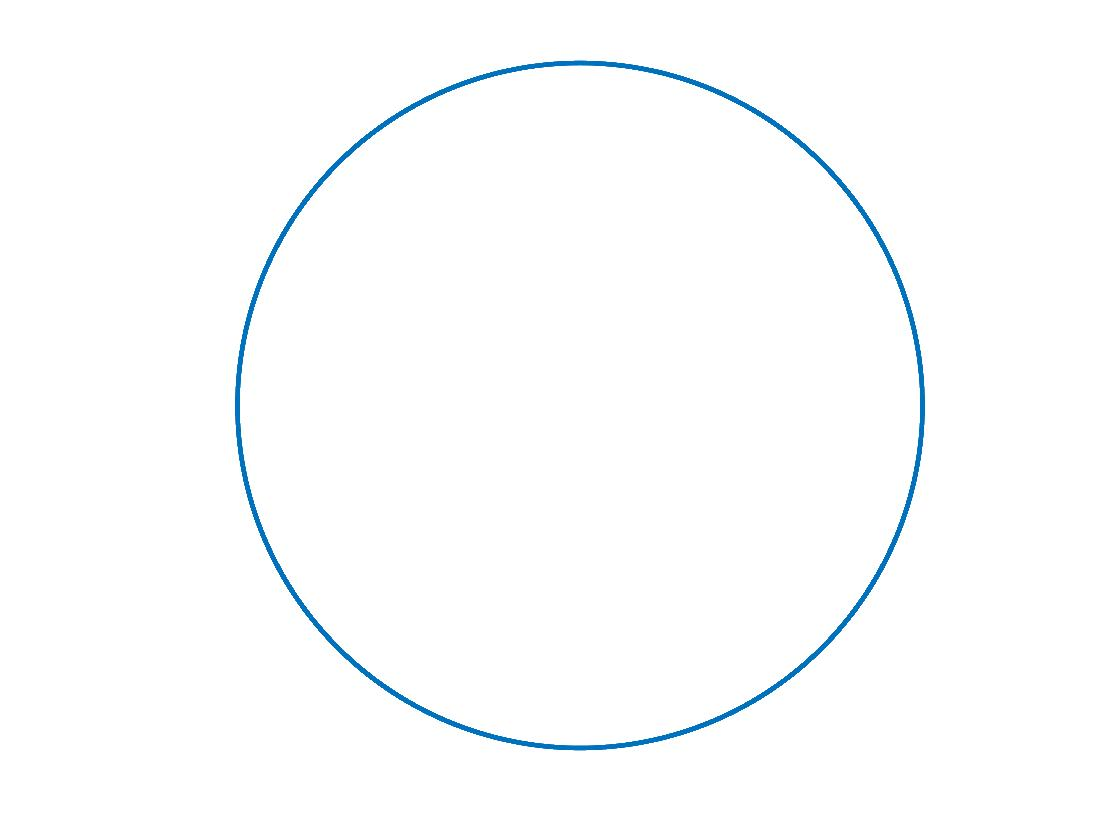
%> input picture Project 1/Dimension/discBoundary.jpg, 1120 x 840 px
$ octave Project1_4.m   (GNU Octave 9; MATLAB toolbox functions it lacks are replaced by stand-ins)
%> lines starting %> are read from the running program, lines starting %| are printed output that depends on the picture; in (x1, y1, x2, y2) boxes, pixels count from 0 and x2, y2 are one past the last pixel; in counts of white or black regions, pixels touching at a corner belong together; the program's own positions count from 1
### Project 1/Dimension/grayCount.m
function [ N ] = grayCount(row, col, L, imgray)
%UNTITLED2 Summary of this function goes here
%   Detailed explanation goes here
N=0;
for i=1:L:row                               % Counts across rows by L
    for j=1:L:col                           % Counts across columns by L
        % Searches for a non white pixel in the grid.
        if (i+L < row) && (j+L<col)
        for k=0:L                           % Counts from row i to i+L
            for m=0:L                       % Counts from frow j to j+L
                if imgray(i+k,j+m)==1       % White in matlab for grayscale
                                            % is equal to 3.
                                            % If the pixel is not white,
                                            % then increments the number of
                                            % nonwhite boxes by 1. Then
                                            % moves onto the next grid.
                    N = N+1;
                    k=L+1;                  % The break term exits the for
                                            % m=0:L loop. Setting k=L+1
                                            % exits the for k=0:L loop
                                            % forcing it to move onto the
                                            % next loop.
                    break
                else
                    N=N;
                end
            end
        end
        end
    end
end

### Project 1/Dimension/Project1_4.m
% PART 4
% FRACTAL DIMENSION

% RETICULAR CELL COUNTING METHOD
% STEP 1
% Convert image to grayscale image
im = imread('discBoundary.jpg');
%> im is the input picture: size 840x1120x3 uint8; mean R, G, B 252, 253.3, 253.9
image(im);
axis image;
im = im(1:800,201:1000,3);
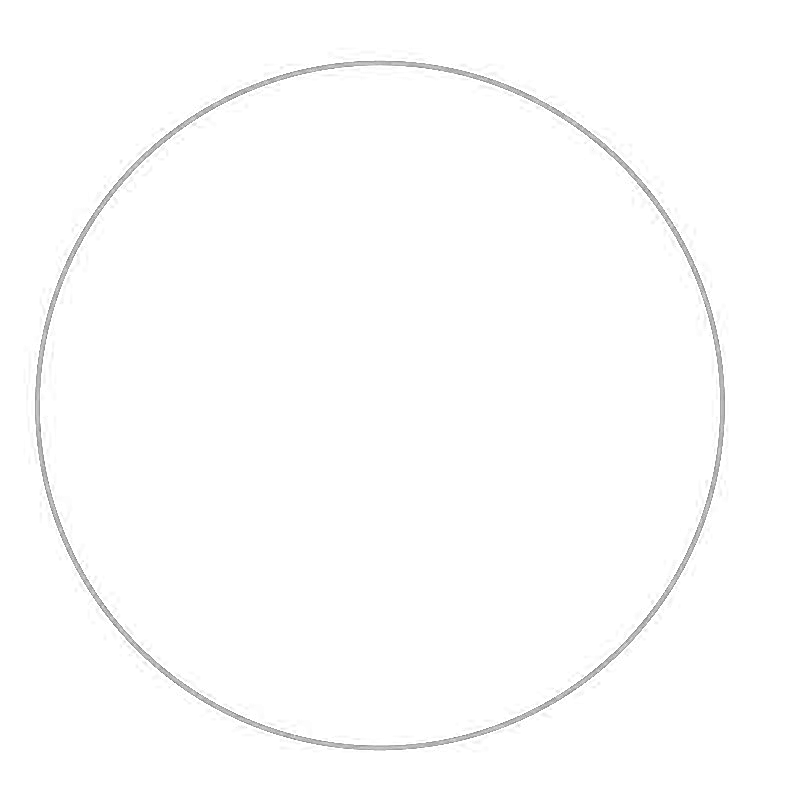
%> im: size 800x800 uint8; min 107, max 255, mean 253.4
bi = (im<200);
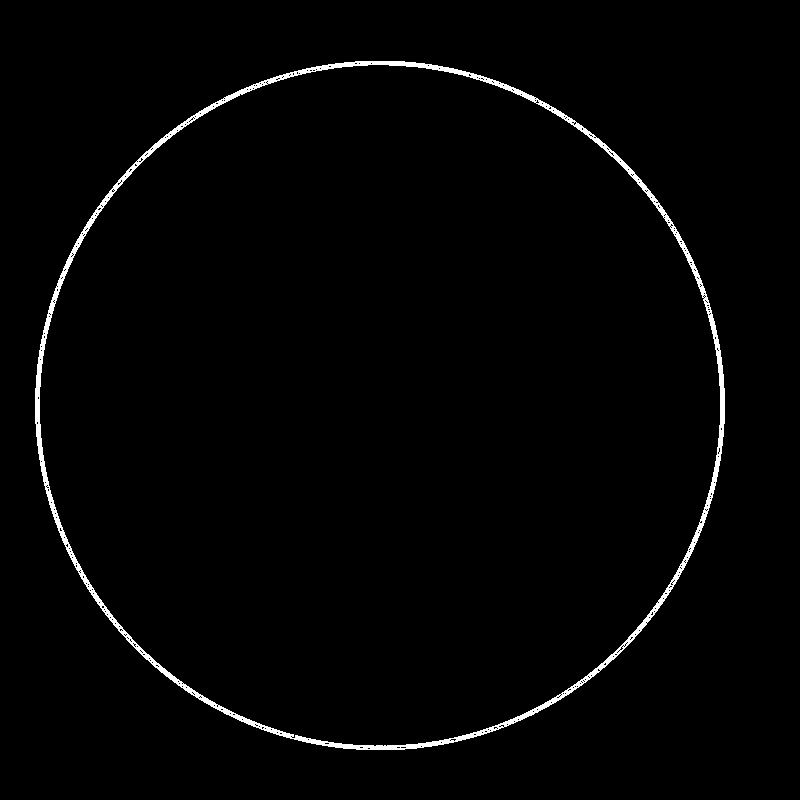
%> bi: size 800x800 logical; 1.6% white; 1 white region, box (x1, y1, x2, y2) and area: (35, 61, 725, 750) 10209

imagesc(bi);
colormap gray;
axis image;

% STEP 2
% Determine dimensions of image
[row,col] = size(bi);
%> row = 800; col = 800

N = zeros(1,3);     % Total number of boxes that contain at least one gray level
                    % intensity surface.
L = [3 2 5];        % Dimension of grids

% STEP 3
% Count number of boxes containing non white entries
N(1,1) = grayCount(row,col,L(1,1),bi);
%> after the loop in grayCount, `for i=1:L:row`: N = 6637; k = 3
N(1,2) = grayCount(row,col,L(1,2),bi);
N(1,3) = grayCount(row,col,L(1,3),bi);

% STEP 4
% Use least squares method to determine value of D
Nl = log(N);
%> Nl = [8.8 9.22 8.35]
Ll = log(L);

p = polyfit(log10(L),log10(N),1);
%> p = [-0.946 4.28]
fd=-p(1)
%> fd = 0.946
